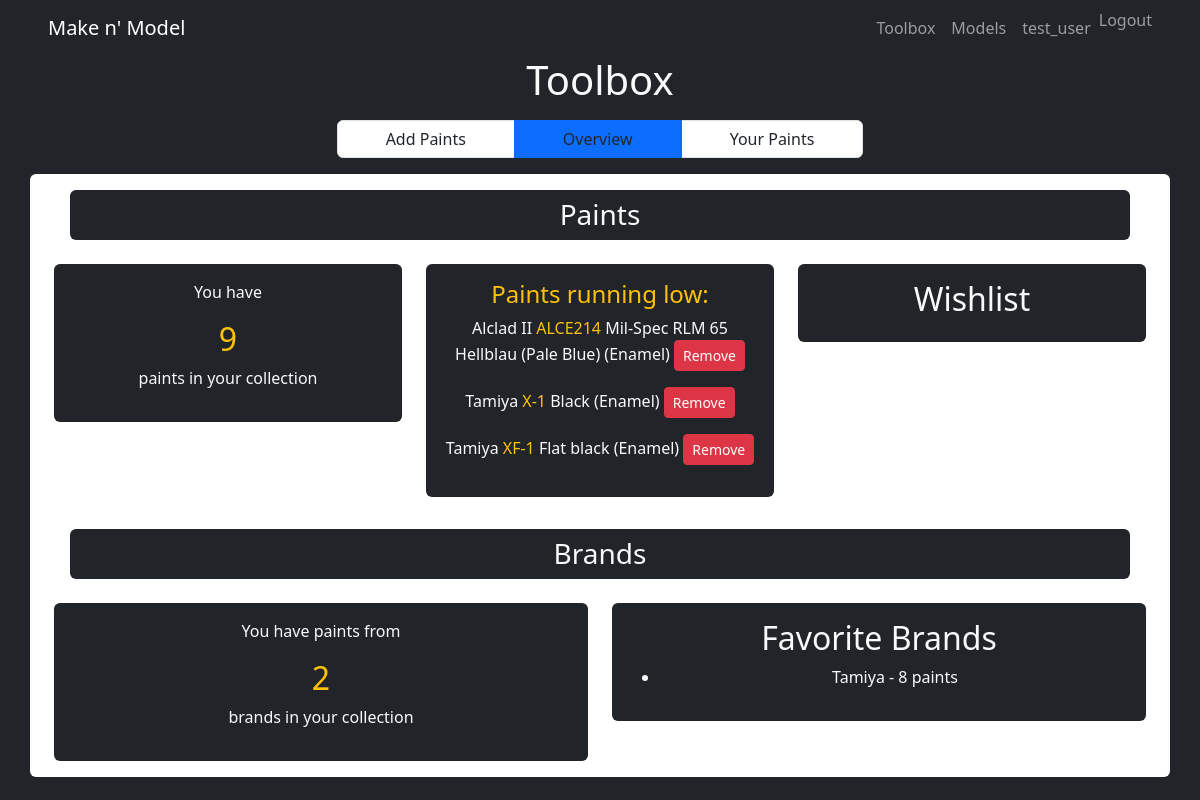
The app's page /toolbox/overview/ (signed in) with its own data.
### tables this page shows
CREATE TABLE paints(
    brand VARCHAR(50),
    paint_name VARCHAR(50),
    unique_paint_identifier INTEGER PRIMARY KEY AUTOINCREMENT,
    paint_code VARCHAR(256),
    background_color VARCHAR(12),
    shine_type VARCHAR(20),
    paint_type VARCHAR(20)
);

### makenmodel/views/toolbox.py (the view)
@makenmodel.app.route('/toolbox/overview/')
def show_toolbox():
    logname = flask.session['username']
    connection = makenmodel.model.get_db()
    context = {}
    context['logname'] = logname
    context['active_page'] = 'overview'
    cur = connection.execute(
        "SELECT COUNT(*) AS paint_count "
        "FROM user_paints "
        "WHERE username = ?",
        (logname,)
    )
    paint_count = cur.fetchone()['paint_count']
    if paint_count:
        context['num_paints'] = paint_count
    else:
        context['num_paints'] = 0
    cur = connection.execute(
        "SELECT COUNT(*) AS brand_count "
        "FROM user_brands "
        "WHERE username = ?",
        (logname,)
    )
    brand_count = cur.fetchone()['brand_count']
    if brand_count:
        context['num_brands'] = brand_count
    else:
        context['num_brands'] = 0
    cur = connection.execute(
        "SELECT p.paint_code, p.paint_name, p.brand, p.paint_type "
        "FROM paints p "
        "JOIN user_paints up ON p.unique_paint_identifier = up.unique_paint_identifier "
        "WHERE up.username = ? AND up.need_restock = 1",
        (logname,)
    )
    paints_needing_restock = cur.fetchall()
    context['paints_needing_restock'] = paints_needing_restock
    cur = connection.execute(
        "SELECT MAX(paint_count) as max_paint_count FROM ("
        "SELECT COUNT(up.unique_paint_identifier) as paint_count "
        "FROM user_paints up "
        "JOIN paints p ON up.unique_paint_identifier = p.unique_paint_identifier "
        "WHERE up.username = ? "
        "GROUP BY p.brand) as brand_counts",
        (logname,)
    )
    max_paint_count_row = cur.fetchone()
    max_paint_count = max_paint_count_row['max_paint_count'] if max_paint_count_row else 0
    if max_paint_count > 0:
        cur = connection.execute(
            "SELECT p.brand, COUNT(up.unique_paint_identifier) AS paint_count "
            "FROM user_paints up "
            "JOIN paints p ON up.unique_paint_identifier = p.unique_paint_identifier "
            "WHERE up.username = ? "
            "GROUP BY p.brand "
            "HAVING paint_count = ?",
            (logname, max_paint_count)
        )
        favorite_brands_with_counts = cur.fetchall()
        context['favorite_brands'] = [
            {'brand': row['brand'], 'paint_count': row['paint_count']}
            for row in favorite_brands_with_counts
        ]
    else:
        context['favorite_brands'] = []
    return flask.render_template('toolbox.html', **context)

### makenmodel/model.py (called while the page is built)
def dict_factory(cursor, row):
    return {col[0]: row[idx] for idx, col in enumerate(cursor.description)}

def get_db():
    if 'sqlite_db' not in flask.g:
        db_filename = makenmodel.app.config['DATABASE_FILENAME']
        flask.g.sqlite_db = sqlite3.connect(str(db_filename))
        flask.g.sqlite_db.row_factory = dict_factory
        flask.g.sqlite_db.execute("PRAGMA foreign_keys = ON")
    return flask.g.sqlite_db

### makenmodel/templates/toolbox.html (shortened to what this page needs)
{% extends 'base.html' %}
{% set full_nav = True %}
{% block body_class %}single-dark-background{% endblock %}
{% block content %}
<div class="container text-center">
    <h1 class="text-light">Toolbox</h1>
    <nav class='d-flex justify-content-center mt-3' aria-label="...">
        <ul class="pagination">
            <li class="page-item"><a href="{{ url_for('show_add_paints') }}" class="page-link px-5 text-dark">Add Paints</a></li>
            <li class="page-item active"><a href="{{ url_for('show_toolbox') }}" class="page-link px-5 text-dark">Overview</a></li>
            <li class="page-item"><a href="{{ url_for('show_your_paints') }}" class="page-link px-5 text-dark">Your Paints</a></li>
        </ul>
    </nav>
</div>
<div class="container px-4 text-center bg-white rounded">
    <div class="p-3">
        <div class="bg-dark rounded">
            <h3 class="text-light p-2">Paints</h3>
        </div>
    </div>
    <div class="row gx-4 pb-3">
        <div class="col">
         <div class="p-3 bg-dark rounded">
            <p class="text-light">You have</p>
            <h2 class="text-warning">{{ num_paints }}</h2>
            <p class="text-light">paints in your collection</p>
         </div>
        </div>
        <div class="col">
            <div class="p-3 bg-dark rounded">
                <h4 class="text-warning">Paints running low:</h4>
                {% if paints_needing_restock %}
                    {% for paint in paints_needing_restock %}
                    {% if loop.index <= 4 %}
                        <p class="text-light">{{ paint.brand }} <span class="text-warning">{{ paint.paint_code }}</span> {{ paint.paint_name }} ({{ paint.paint_type }}) <button class="btn btn-danger btn-sm remove_paint" data-paint-code ={{ paint.paint_code }} data-paint-brand="{{ paint.brand }}">Remove</button></p>
                    {% endif %}
                    {% endfor %}
                {% else %}
                    <p class="text-light">You have no paints running low!</p>
                {% endif %}
            </div>
        </div>
        <div class="col">
          <div class="p-3 bg-dark rounded">
              <h2 class="text-light">Wishlist</h2>
          </div>
        </div>
    </div>
    <div class="p-3">
        <div class="bg-dark rounded">
            <h3 class="text-light p-2">Brands</h3>
        </div>
    </div>
    <div class="row gx-4 pb-3">
        <div class="col">
         <div class="p-3 bg-dark rounded">
            <p class="text-light">You have paints from</p>
            <h2 class="text-warning">{{ num_brands }}</h2>
            <p class="text-light">{% if num_brands > 1 or num_brands == 0%}brands{% else %}brand{% endif %} in your collection</p>
         </div>
        </div>
        <div class="col">
          <div class="p-3 bg-dark rounded">
            <h2 class="text-light">Favorite Brands</h2>
                {% if favorite_brands %}
                <ul>
                    {% for brand_info in favorite_brands %}
                        <li class="text-light">{{ brand_info.brand }} - {{ brand_info.paint_count }} paints</li>
                    {% endfor %}
                </ul>
                {% else %}
                    <p>No favorite brand. Start adding paints to see your favorite brand here!</p>
                {% endif %}
          </div>
        </div>
    </div>
</div>
{% endblock %}

### makenmodel/static/style.css (style rules this page uses)
.single-dark-background { background-color: #212529; }

### records on screen
paints: brand "Alclad II", paint_code "ALCE214", paint_name "Mil-Spec RLM 65 Hellblau (Pale Blue)", paint_type "Enamel"

### other values on screen
{{ logname }} "test_user"
{{ num_paints }} "9"
{{ paint.brand }} "Tamiya" "Tamiya"
{{ paint.paint_code }} "X-1" "XF-1"
{{ paint.paint_name }} "Black" "Flat black"
{{ paint.paint_type }} "Enamel" "Enamel"
{{ num_brands }} "2"
{{ brand_info.brand }} "Tamiya"
{{ brand_info.paint_count }} "8"
